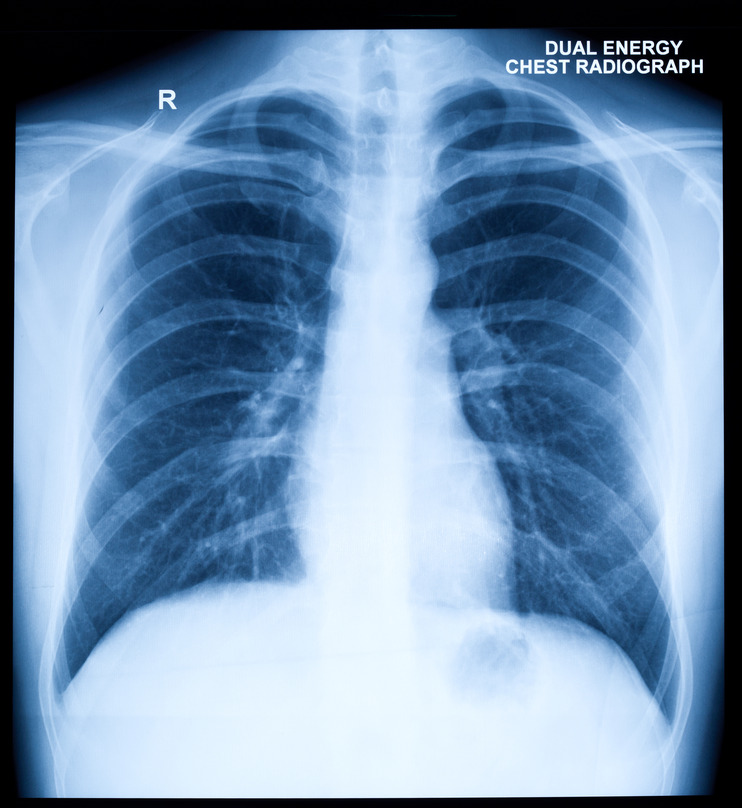
#> input picture R.jpeg, 742 x 808 px
$ python 'disease detection.py'   (older library calls are emulated)
#> lines starting #> are read from the running program, lines starting #| are printed output that depends on the picture
import cv2
import numpy as np
import matplotlib.pyplot as plt
from skimage.feature import graycomatrix, graycoprops

img_path = "R.jpeg"   # Put image in same folder
image = cv2.imread(img_path)
#> image is the input picture: shape (808, 742, 3); mean B, G, R 176.5, 146.6, 117.4

if image is None:
    print("ERROR: Image not found. Check image path.")
    exit()

# -----------------------------
# PREPROCESSING
# -----------------------------
gray = cv2.cvtColor(image, cv2.COLOR_BGR2GRAY)
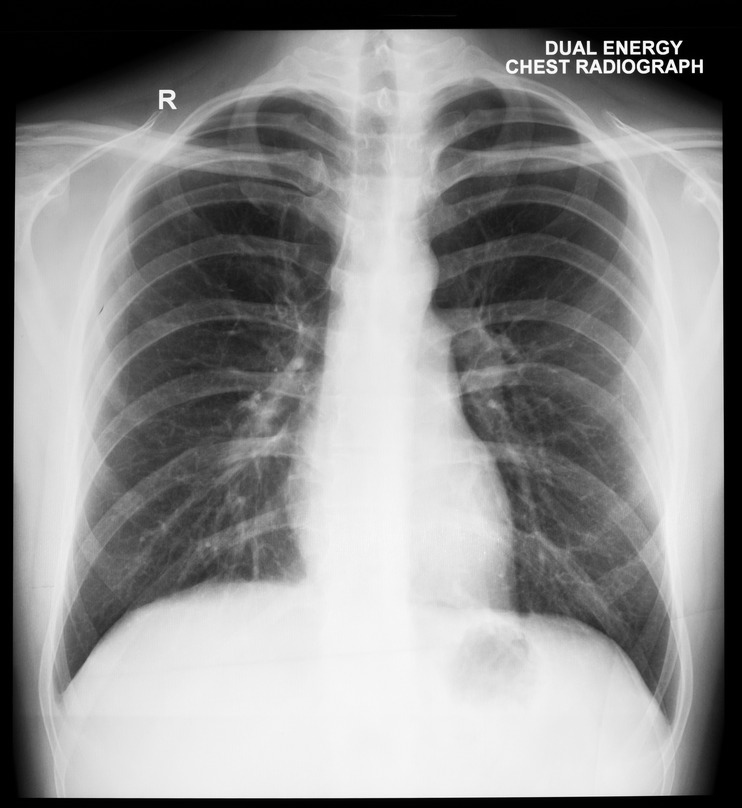
#> gray: shape (808, 742); min 0, max 255, mean 141.3
blur = cv2.GaussianBlur(gray, (5, 5), 0)
equalized = cv2.equalizeHist(blur)
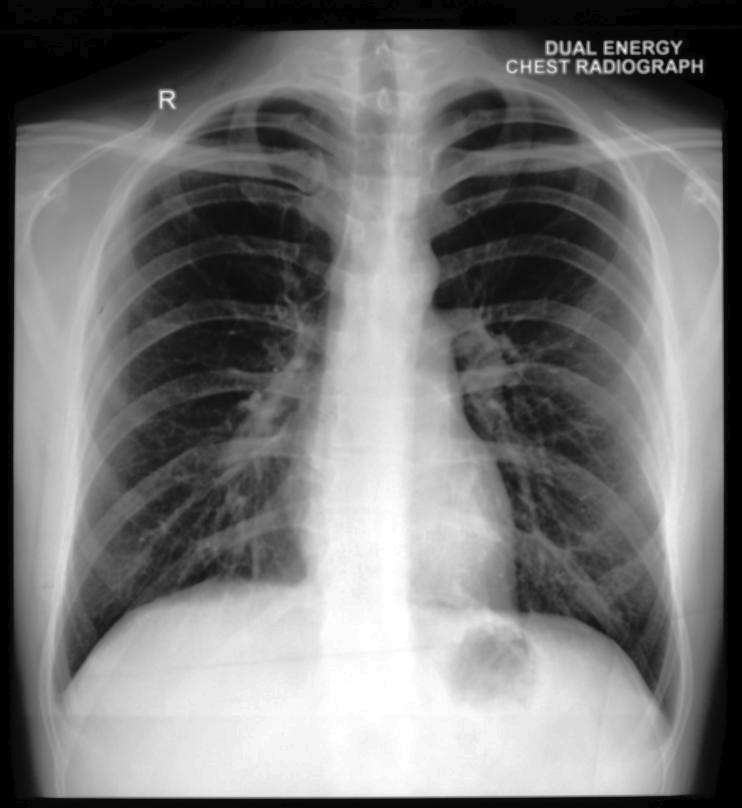
#> equalized: shape (808, 742); min 0, max 255, mean 120.1

# -----------------------------
# FEATURE EXTRACTION (GLCM)
# -----------------------------
glcm = graycomatrix(
    equalized,
    distances=[1],
    angles=[0],
    levels=256,
    symmetric=True,
    normed=True
)

contrast = graycoprops(glcm, 'contrast')[0, 0]
#> contrast = 24.25
energy = graycoprops(glcm, 'energy')[0, 0]
#> energy = 0.0791
homogeneity = graycoprops(glcm, 'homogeneity')[0, 0]
#> homogeneity = 0.557

# -----------------------------
# DISEASE CLASSIFICATION (RULE-BASED)
# -----------------------------
if contrast > 20 and energy < 0.1:
    disease = "PNEUMONIA DETECTED"
elif homogeneity > 0.6:
    disease = "NORMAL CHEST"
else:
    disease = "ABNORMAL - NEEDS CHECKUP"

# -----------------------------
# PRINT RESULTS
# -----------------------------
print("\n========= EXTRACTED FEATURES =========")
print(f"Contrast     : {contrast:.4f}")
#| Contrast     : 24.2484
print(f"Energy       : {energy:.4f}")
#| Energy       : 0.0791
print(f"Homogeneity  : {homogeneity:.4f}")
#| Homogeneity  : 0.5573

print("\n========= DIAGNOSIS RESULT =========")
print("Detected Condition:", disease)
print("====================================")

# -----------------------------
# DISPLAY IMAGE & RESULT
# -----------------------------
plt.figure(figsize=(6, 6))
plt.imshow(cv2.cvtColor(image, cv2.COLOR_BGR2RGB))
plt.title(f"DETECTION RESULT:\n{disease}", fontsize=14, color="red")
plt.axis("off")
plt.show()
